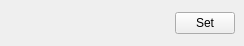
<?xml version="1.0" encoding="UTF-8"?>
<ui version="4.0">
 <class>Form</class>
 <widget class="QWidget" name="Form">
  <property name="geometry">
   <rect>
    <x>0</x>
    <y>0</y>
    <width>244</width>
    <height>46</height>
   </rect>
  </property>
  <property name="windowTitle">
   <string>Form</string>
  </property>
  <layout class="QHBoxLayout" name="layoutWidget">
   <property name="spacing">
    <number>6</number>
   </property>
   <property name="leftMargin">
    <number>9</number>
   </property>
   <property name="topMargin">
    <number>0</number>
   </property>
   <property name="rightMargin">
    <number>9</number>
   </property>
   <property name="bottomMargin">
    <number>0</number>
   </property>
   <item>
    <widget class="QLabel" name="labelKey">
     <property name="sizePolicy">
      <sizepolicy hsizetype="Preferred" vsizetype="Preferred">
       <horstretch>0</horstretch>
       <verstretch>0</verstretch>
      </sizepolicy>
     </property>
     <property name="minimumSize">
      <size>
       <width>160</width>
       <height>0</height>
      </size>
     </property>
     <property name="text">
      <string>&lt;Key&gt;</string>
     </property>
    </widget>
   </item>
   <item>
    <widget class="QPushButton" name="buttonSet">
     <property name="maximumSize">
      <size>
       <width>60</width>
       <height>16777215</height>
      </size>
     </property>
     <property name="text">
      <string>Set</string>
     </property>
    </widget>
   </item>
  </layout>
 </widget>
 <resources/>
 <connections/>
</ui>
